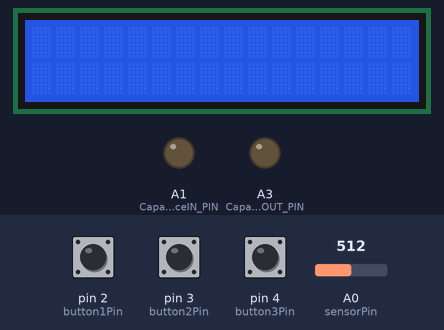
Bench run of a sketch on a simulated Arduino Uno, built for the host (arithmetic inside an expression is 32-bit, double 64-bit). Shown: 16×2 character LCD, output pins drawn as LEDs (lit = HIGH). Inputs (shaded band) come from the test bench; at power-on: pin 4 (button3Pin) LOW, pin 2 (button1Pin) LOW, pin 3 (button2Pin) LOW, A0 (sensorPin) = 512.

Above: at 1.2 s.
1.3 s: pin 4 (button3Pin) pulled HIGH for 3.2 s
At 5.0 s:
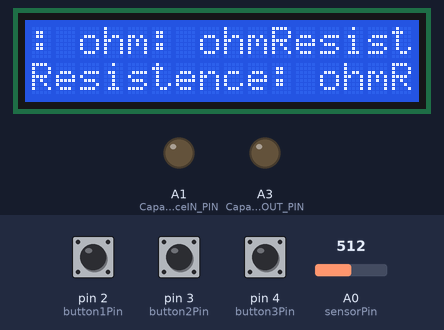
6.0 s: pin 4 (button3Pin) pulled HIGH for 0.15 s
At 6.5 s:
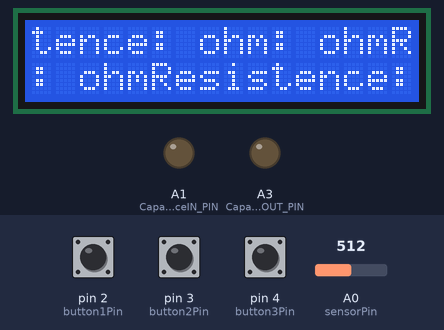
7.6 s: pin 4 (button3Pin) pulled HIGH for 1 s
At 9.4 s:
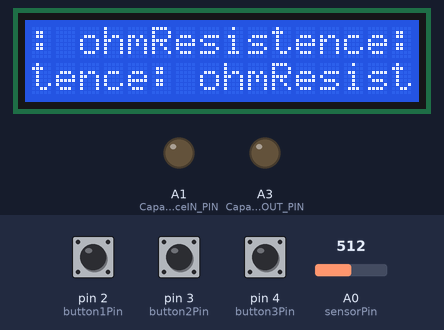
10.1 s: pin 4 (button3Pin) pulled HIGH for 1 s
At 12.3 s:
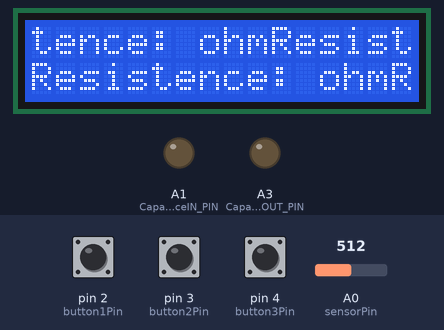
12.6 s: pin 4 (button3Pin) pulled HIGH for 1 s
At 14.4 s:
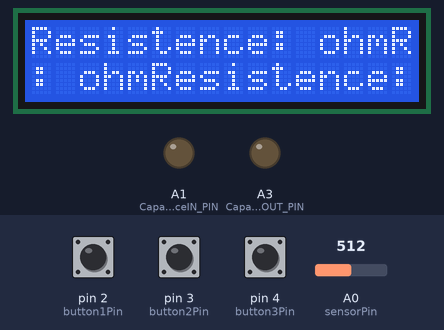
15.1 s: pin 4 (button3Pin) pulled HIGH for 3.2 s
At 15.3 s:
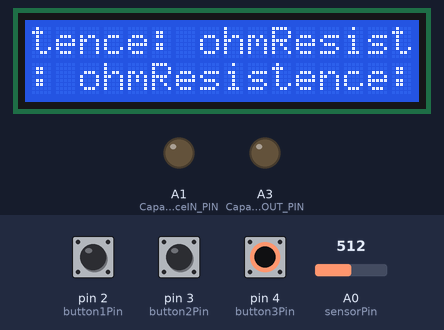
Timing chart, 0 to 18.1 s (numbered marks = the images above; inputs shaded):
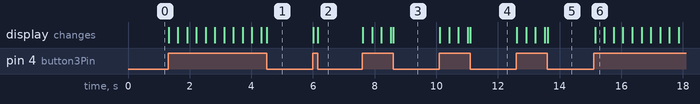

Measured:
- after the input at 1.3 s, the display: first changes at once (image 1 shows a later state)
- after the input at 6.0 s, the display: first changes at once (image 2 shows a later state)
- after the input at 7.6 s, the display: first changes at once (image 3 shows a later state)
- after the input at 10.1 s, the display: first changes at once (image 4 shows a later state)
- after the input at 12.6 s, the display: first changes at once (image 5 shows a later state)
- after the input at 15.1 s, the display: changes after 0.06 s (image 6)

The sketch:

LCD_Multimeter.ino
```cpp
//Neccesery for the LCD

//Libraries
#include <Wire.h>
#include <LCD.h>
#include <LiquidCrystal_I2C.h>
#include <multimeter.h>

//Define variables

#define I2C_ADDR          0x27        //Define I2C Address where the PCF8574A is
#define BACKLIGHT_PIN      3
#define En_pin             2
#define Rw_pin             1
#define Rs_pin             0
#define D4_pin             4
#define D5_pin             5
#define D6_pin             6
#define D7_pin             7
#define LcdColumn          16
#define LcdRow             2
#define CapacitanceOUT_PIN A3
#define CapacitanceIN_PIN  A1
#define BATTERY_PIN        0
#define button1Pin         2
#define button2Pin         3
#define button3Pin         4
#define sensorPin          A0
#define Vin                5
#define Rref               999

//Initialise the LCD
LiquidCrystal_I2C      lcd(I2C_ADDR, En_pin,Rw_pin,Rs_pin,D4_pin,D5_pin,D6_pin,D7_pin);
//-------------------------------------------------------------------------------------

//Digital Capacitance Meter
//Measuring from 0.000pF to 1000uF

int button1State;
int button2State;
int button3State;
int sensorValue = 0;
float Vout = 0;
float R = 0;


void setup()
{
  pinMode(button1Pin, INPUT);
  pinMode(button2Pin, INPUT);
  pinMode(CapacitanceOUT_PIN, OUTPUT);
  pinMode(CapacitanceIN_PIN, OUTPUT);

  lcd.begin(LcdColumn, LcdRow); //Inicalizing LCD

  lcd.setBacklightPin(BACKLIGHT_PIN,POSITIVE);
  lcd.setBacklight(HIGH);  //Sets the backlight to maximum
  }

void loop()
{
  button1State=digitalRead(button1Pin);
  button2State=digitalRead(button2Pin);
  button3State=digitalRead(button3Pin);
  if(button1State==HIGH)
  {
    calculateCapacitance(CapacitanceOUT_PIN, CapacitanceIN_PIN, lcd);
  }
  else if(button2State==HIGH)
  {
    calculateBatteryState(BATTERY_PIN, lcd);
  }
  else if(button3State==HIGH)
  {
    sensorValue = analogRead(sensorPin);  // Read Vout on analog input pin A0 (Arduino can sense from 0-1023, 1023 is 5V)
    Vout = (Vin * sensorValue) / 1023;    // Convert Vout to volts
    R = Rref * (1 / ((Vin / Vout) - 1));  // Formula to calculate tested resistor's value
    lcd.write("Resistence:");
    if(R<1000)
     {
      lcd.write(R);
      lcd.write("ohm");
     }
     else if(R>1000 && R<1000000)
     {
      lcd.write(R/1000);
      lcd.write("Kohm");
     }
     else if(R>1000000 && R<1000000000)
     {
      lcd.write(R/1000000);
      lcd.write("Mohm");
     }
  }
}
```
